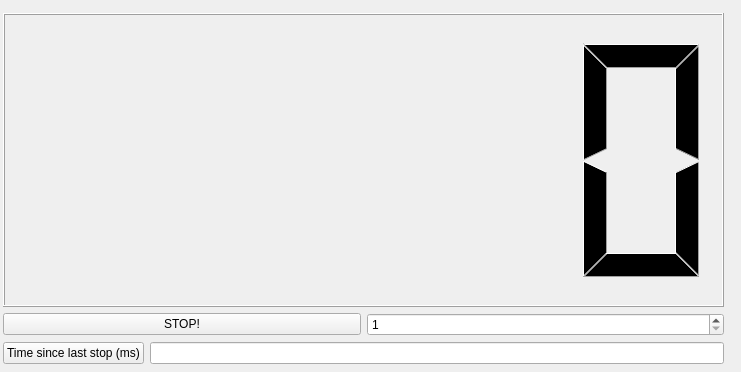
<?xml version="1.0" encoding="UTF-8"?>
<ui version="4.0">
 <class>Counter</class>
 <widget class="QWidget" name="Counter">
  <property name="geometry">
   <rect>
    <x>0</x>
    <y>0</y>
    <width>741</width>
    <height>372</height>
   </rect>
  </property>
  <property name="windowTitle">
   <string>Counter</string>
  </property>
  <widget class="QWidget" name="">
   <property name="geometry">
    <rect>
     <x>3</x>
     <y>13</y>
     <width>721</width>
     <height>351</height>
    </rect>
   </property>
   <layout class="QGridLayout" name="gridLayout_2">
    <item row="0" column="0" colspan="2">
     <layout class="QGridLayout" name="gridLayout">
      <item row="0" column="0" colspan="2">
       <widget class="QLCDNumber" name="lcdNumber"/>
      </item>
      <item row="1" column="0">
       <widget class="QPushButton" name="button">
        <property name="text">
         <string>STOP!</string>
        </property>
       </widget>
      </item>
      <item row="1" column="1">
       <widget class="QSpinBox" name="spinBox">
        <property name="minimum">
         <number>1</number>
        </property>
        <property name="maximum">
         <number>20</number>
        </property>
       </widget>
      </item>
     </layout>
    </item>
    <item row="1" column="0">
     <widget class="QPushButton" name="periodButton">
      <property name="text">
       <string>Time since last stop (ms)</string>
      </property>
     </widget>
    </item>
    <item row="1" column="1">
     <widget class="QLineEdit" name="periodLabel">
      <property name="inputMask">
       <string/>
      </property>
     </widget>
    </item>
   </layout>
  </widget>
 </widget>
 <resources/>
 <connections/>
</ui>
